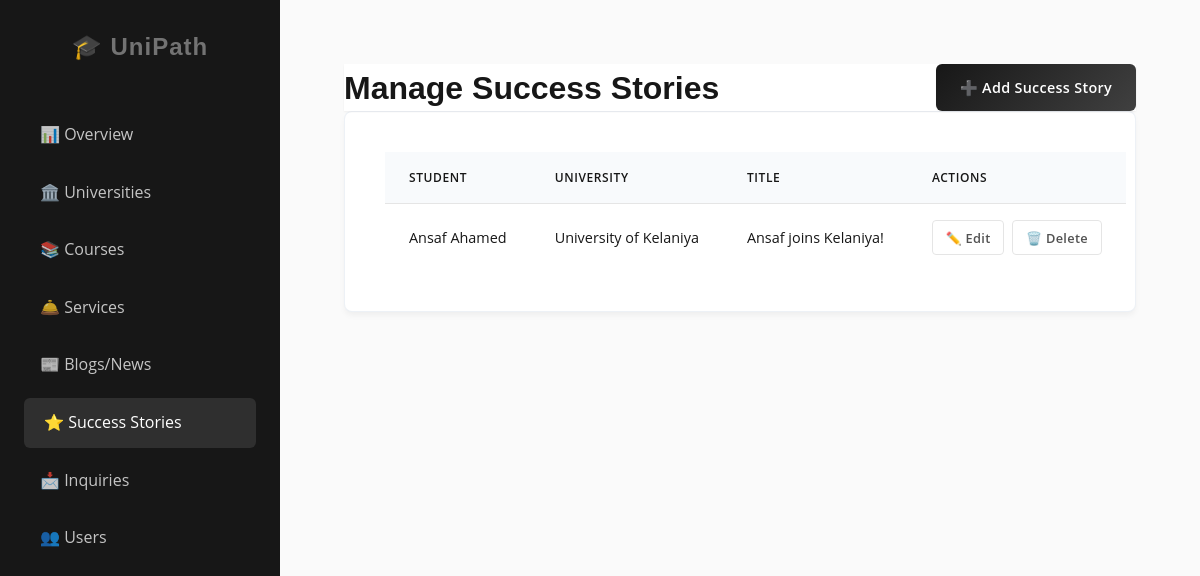
Page /admin/manage_success_stories.php (signed in) on the committed database.
### tables this page shows
CREATE TABLE `success_stories` (
  `story_id` int(11) NOT NULL,
  `university_id` int(11) NOT NULL,
  `student_name` varchar(100) DEFAULT NULL,
  `student_image` varchar(255) DEFAULT NULL,
  `title` varchar(255) NOT NULL,
  `content` longtext NOT NULL,
  `category` varchar(50) DEFAULT NULL,
  `published_date` timestamp NOT NULL DEFAULT current_timestamp(),
  `created_by` int(11) DEFAULT NULL
);

CREATE TABLE `universities` (
  `uni_id` int(11) NOT NULL,
  `name` varchar(100) NOT NULL,
  `logo_image` varchar(255) DEFAULT NULL,
  `description` text DEFAULT NULL,
  `ranking` int(11) DEFAULT NULL,
  `website_url` varchar(255) DEFAULT NULL,
  `country_name` varchar(50) NOT NULL,
  `cost_of_living` text DEFAULT NULL,
  `created_by` int(11) DEFAULT NULL
);

### admin/manage_success_stories.php (the view, shortened to what this page needs)
<?php
include '../includes/db_connect.php';
$stories = [];
$sql = "SELECT s.*, u.name as uni_name
        FROM success_stories s
        LEFT JOIN universities u ON s.university_id = u.uni_id
        ORDER BY s.story_id DESC";
$result = mysqli_query($conn, $sql);
if ($result) {
    while ($row = mysqli_fetch_assoc($result)) {
        $stories[] = $row;
    }
}
?>
<!DOCTYPE html>
<html lang="en">
<head>
    <link rel="stylesheet" href="../assets/css/style.css">
</head>
<body>
    <div class="dashboard-container">
        <?php include 'sidebar.php'; ?>
        <div class="main-content">
            <header class="header-actions">
                <h1>Manage Success Stories</h1>
                <a href="add_success_story.php" class="btn btn-primary">➕ Add Success Story</a>
            </header>
            <div class="content-section">
                <?php if (count($stories) > 0): ?>
                    <table class="table">
                        <thead>
                            <tr>
                                <th>Student</th>
                                <th>University</th>
                                <th>Title</th>
                                <th>Actions</th>
                            </tr>
                        </thead>
                        <tbody>
                            <?php foreach ($stories as $story): ?>
                                <tr>
                                    <td><?php echo htmlspecialchars($story['student_name']); ?></td>
                                    <td><?php echo htmlspecialchars($story['uni_name']); ?></td>
                                    <td><?php echo htmlspecialchars($story['title']); ?></td>
                                    <td>
                                            <div class="action-buttons">
                                                <a href="add_success_story.php?id=<?php echo $story['story_id']; ?>" class="btn btn-sm btn-minimal edit">
                                                    ✏️ Edit
                                                </a>
                                                <a href="?delete=<?php echo $story['story_id']; ?>" class="btn btn-sm btn-minimal delete" onclick="return confirm('Are you sure?');">
                                                    🗑️ Delete
                                                </a>
                                            </div>
                                    </td>
                                </tr>
                            <?php endforeach; ?>
                        </tbody>
                    </table>
                <?php else: ?>
                    <p>No success stories found.</p>
                <?php endif; ?>
            </div>
        </div>
    </div>
</body>
</html>

### assets/css/style.css (style rules this page uses)
:root { --primary-color: #171717; --primary-light: #404040; --secondary-color: #737373; --accent-color: #171717; --primary-hover: #000000; --text-main: #171717; --text-body: #525252; --text-light: #a3a3a3; --bg-body: #fafafa; --bg-surface: #ffffff; --border-color: #e5e5e5; --success-color: #15803d; --warning-color: #b45309; --danger-color: #b91c1c; --font-heading: "Poppins", sans-serif; --font-body: "Open Sans", sans-serif; --radius-sm: 4px; --radius-md: 6px; --radius-lg: 8px; --radius-xl: 12px; --radius-full: 9999px; --shadow-sm: 0 1px 2px 0 rgba(0, 0, 0, 0.05); --shadow-md: 0 4px 6px -1px rgba(0, 0, 0, 0.02); --shadow-lg: 0 10px 15px -3px rgba(0, 0, 0, 0.03); --shadow-hover: 0 10px 15px -3px rgba(0, 0, 0, 0.05); }
* { margin: 0; padding: 0; box-sizing: border-box; }
body { font-family: var(--font-body); background-color: var(--bg-body); color: var(--text-main); line-height: 1.6; -webkit-font-smoothing: antialiased; }
h1, h2, h3, h4, h5, h6 { font-family: var(--font-heading); font-weight: 600; color: var(--primary-color); line-height: 1.25; }
a { text-decoration: none; color: var(--primary-color); }
header { background: var(--bg-surface); position: sticky; top: 0; z-index: 10; box-shadow: var(--shadow-sm); }
.btn { display: inline-flex; align-items: center; justify-content: center; gap: 8px; padding: 0.75rem 1.5rem; border-radius: var(--radius-md); font-weight: 600; font-size: 0.9rem; letter-spacing: 0.3px; cursor: pointer; transition: all 0.25s cubic-bezier(0.4, 0, 0.2, 1); border: 1px solid transparent; box-shadow: var(--shadow-sm); }
.btn-primary { background: linear-gradient(135deg, var(--primary-color), var(--primary-light)); color: var(--bg-surface); border: none; }
.btn-sm { padding: 0.4rem 0.8rem; font-size: 0.8rem; border-radius: var(--radius-sm); }
.header-actions { display: flex; justify-content: space-between; align-items: center; gap: 15px; }
.btn-minimal { background: transparent; color: var(--text-body); border: 1px solid var(--border-color); box-shadow: none; }
.card, .content-section, .stat-card, .uni-card, .story-card, .value-card, .blog-card, .team-card, .service-card { background: var(--bg-surface); border-radius: var(--radius-lg); box-shadow: 0 4px 6px -1px rgba(0, 0, 0, 0.05); border: 1px solid var(--border-color); transition: all 0.3s ease; overflow: hidden; }
.card, .content-section, .stat-card { border: 1px solid rgba(226, 232, 240, 0.6); }
.content-section { padding: 2.5rem; margin-bottom: 2rem; }
.dashboard-container { display: flex; min-height: 100vh; background-color: var(--bg-body); }
.main-content { flex: 1; padding: 4rem; overflow-y: auto; }
.action-buttons { display: flex; gap: 8px; align-items: center; }
.table { width: 100%; border-collapse: collapse; background: var(--bg-surface); white-space: nowrap; }
.table th { background: #f8fafc; color: var(--text-muted); font-weight: 600; text-transform: uppercase; font-size: 0.75rem; letter-spacing: 0.05em; padding: 1rem 1.5rem; text-align: left; border-bottom: 1px solid var(--border-color); }
.table td { padding: 1rem 1.5rem; color: var(--text-main); border-bottom: 1px solid var(--border-color); font-size: 0.9rem; }
.table tr:last-child td { border-bottom: none; }

### rows in the picture
success_stories: student_name "Ansaf Ahamed", university.name "University of Kelaniya", title "Ansaf joins Kelaniya!"
